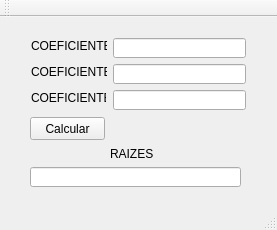
<?xml version="1.0" encoding="UTF-8"?>
<ui version="4.0">
 <class>MainWindow</class>
 <widget class="QMainWindow" name="MainWindow">
  <property name="geometry">
   <rect>
    <x>0</x>
    <y>0</y>
    <width>277</width>
    <height>230</height>
   </rect>
  </property>
  <property name="windowTitle">
   <string>Projeto Equação do 2° Grau </string>
  </property>
  <widget class="QWidget" name="centralWidget">
   <widget class="QLabel" name="label">
    <property name="geometry">
     <rect>
      <x>31</x>
      <y>21</y>
      <width>76</width>
      <height>16</height>
     </rect>
    </property>
    <property name="text">
     <string>COEFICIENTE a</string>
    </property>
   </widget>
   <widget class="QLabel" name="label_2">
    <property name="geometry">
     <rect>
      <x>31</x>
      <y>47</y>
      <width>76</width>
      <height>16</height>
     </rect>
    </property>
    <property name="text">
     <string>COEFICIENTE b</string>
    </property>
   </widget>
   <widget class="QLabel" name="label_3">
    <property name="geometry">
     <rect>
      <x>31</x>
      <y>73</y>
      <width>75</width>
      <height>16</height>
     </rect>
    </property>
    <property name="text">
     <string>COEFICIENTE c</string>
    </property>
   </widget>
   <widget class="QLineEdit" name="lineEditCoeficienteA">
    <property name="geometry">
     <rect>
      <x>113</x>
      <y>21</y>
      <width>133</width>
      <height>20</height>
     </rect>
    </property>
    <property name="toolTip">
     <string>&lt;html&gt;&lt;head/&gt;&lt;body&gt;&lt;p&gt;&lt;br/&gt;&lt;/p&gt;&lt;/body&gt;&lt;/html&gt;</string>
    </property>
    <property name="styleSheet">
     <string notr="true"/>
    </property>
   </widget>
   <widget class="QLineEdit" name="lineEditCoeficienteB">
    <property name="geometry">
     <rect>
      <x>113</x>
      <y>47</y>
      <width>133</width>
      <height>20</height>
     </rect>
    </property>
   </widget>
   <widget class="QLineEdit" name="lineEditCoeficienteC">
    <property name="geometry">
     <rect>
      <x>113</x>
      <y>73</y>
      <width>133</width>
      <height>20</height>
     </rect>
    </property>
   </widget>
   <widget class="QPushButton" name="pushButtonCalcular">
    <property name="geometry">
     <rect>
      <x>30</x>
      <y>100</y>
      <width>75</width>
      <height>23</height>
     </rect>
    </property>
    <property name="text">
     <string>Calcular</string>
    </property>
   </widget>
   <widget class="QLineEdit" name="lineEditSaida">
    <property name="geometry">
     <rect>
      <x>30</x>
      <y>150</y>
      <width>211</width>
      <height>20</height>
     </rect>
    </property>
   </widget>
   <widget class="QLabel" name="label_4">
    <property name="geometry">
     <rect>
      <x>110</x>
      <y>130</y>
      <width>47</width>
      <height>13</height>
     </rect>
    </property>
    <property name="text">
     <string>RAIZES</string>
    </property>
   </widget>
  </widget>
  <widget class="QMenuBar" name="menuBar">
   <property name="geometry">
    <rect>
     <x>0</x>
     <y>0</y>
     <width>277</width>
     <height>21</height>
    </rect>
   </property>
  </widget>
  <widget class="QToolBar" name="mainToolBar">
   <attribute name="toolBarArea">
    <enum>TopToolBarArea</enum>
   </attribute>
   <attribute name="toolBarBreak">
    <bool>false</bool>
   </attribute>
  </widget>
  <widget class="QStatusBar" name="statusBar"/>
 </widget>
 <layoutdefault spacing="6" margin="11"/>
 <resources/>
 <connections/>
</ui>
